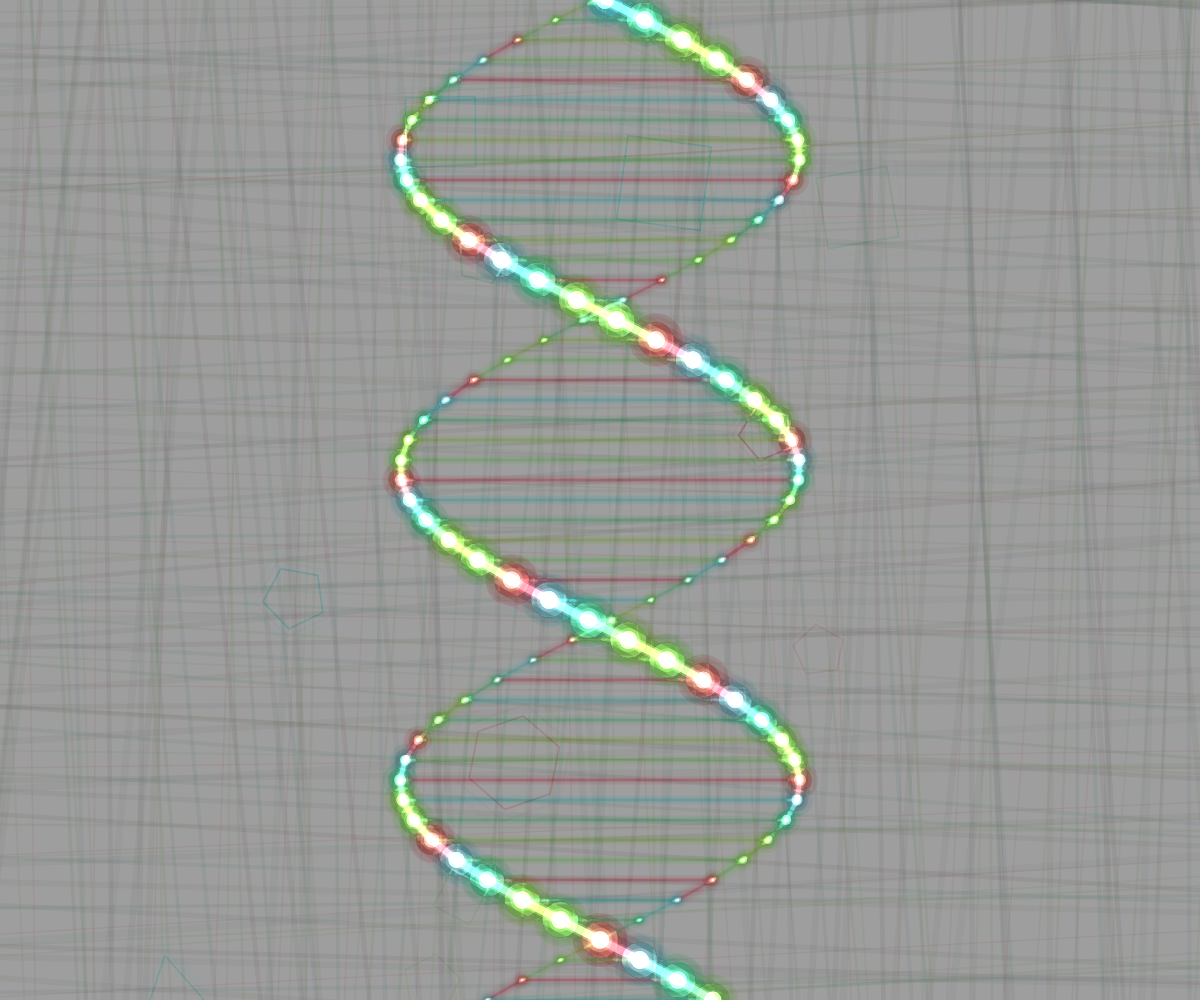
Frame 1 (no input)
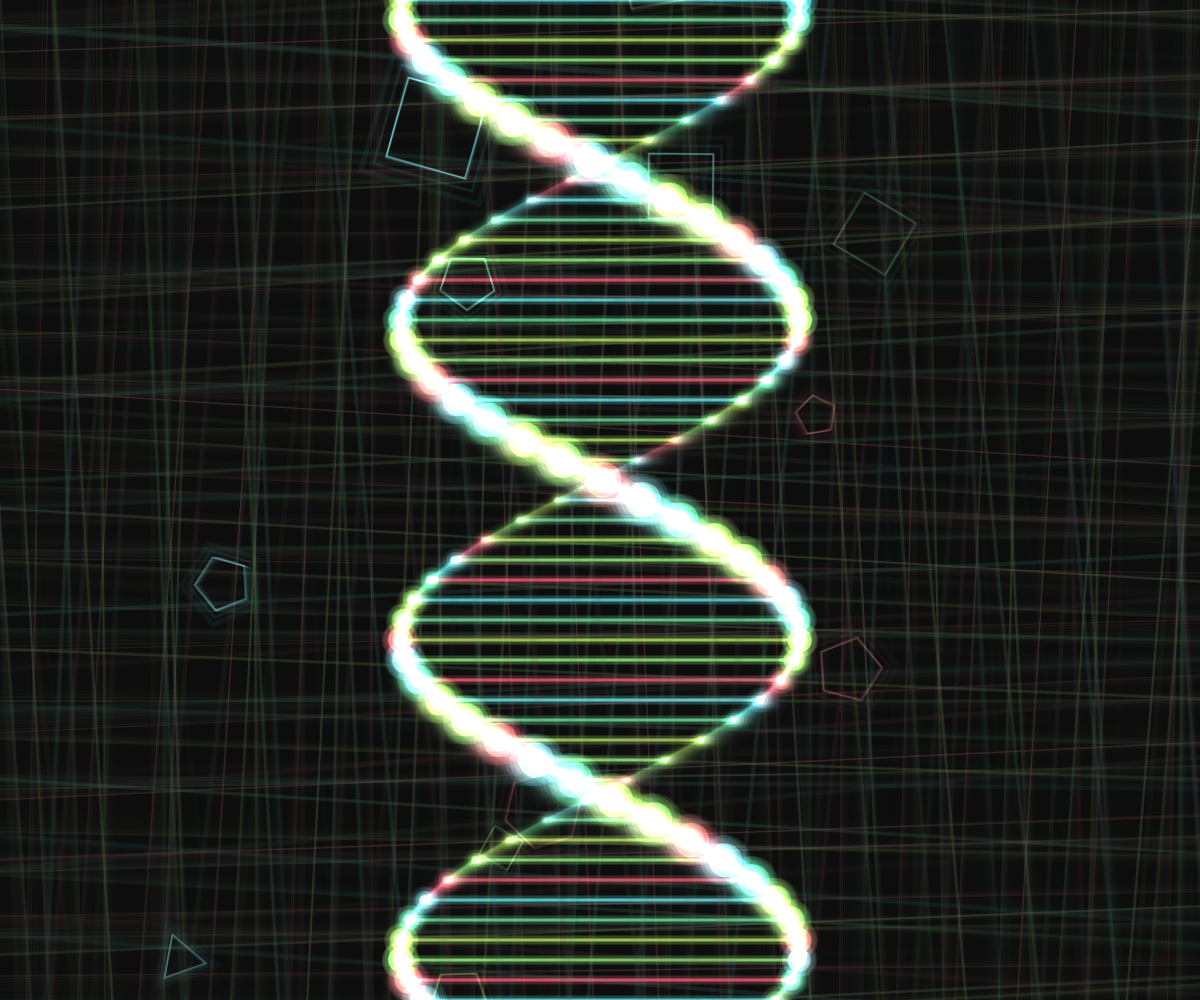
Frame 60 (no input)
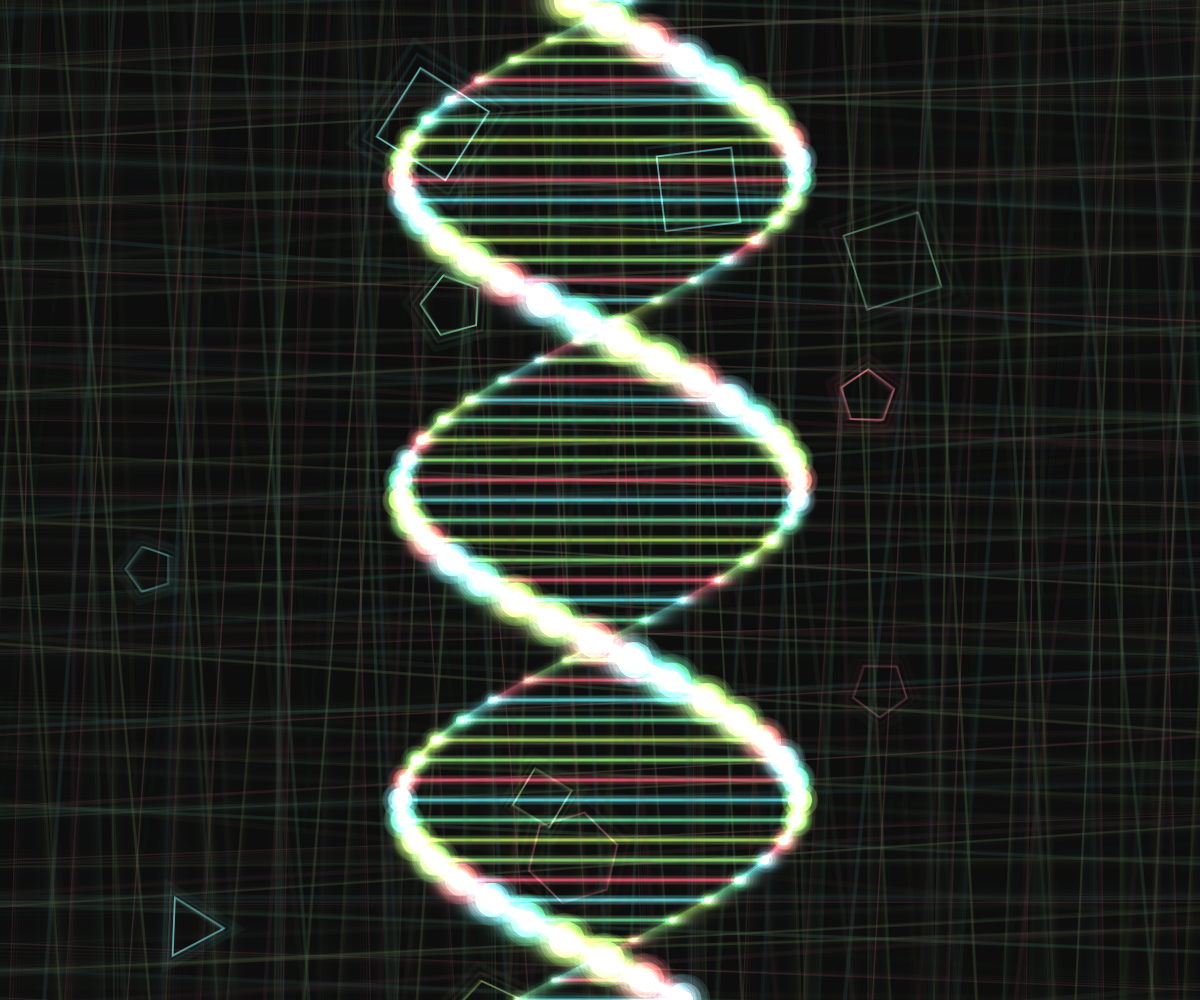
Frame 120 (the mouse pressed at the canvas centre since frame 60)

The p5.js sketch that drew these frames (run headless with seeded random() and noise() and a simulated clock; from frame 60 on, the mouse is pressed at the canvas centre):

// p5.js sketch
// ── sketch.js
// DNA Helix - Neon Style with DNA Grid Background
// Uses SCREEN blend mode for neon glow

let time = 0;
let numRungs = 50; // Number of horizontal connecting lines
let numGridLayers = 10; // Background grid layers
let shapes = [];
let numShapes = 12;

// DNA parameters
let helixAmplitude; // How wide the helix spreads
let helixFrequency = 0.01; // Vertical frequency of the wave
let rotationSpeed = 0.025; // How fast the helix rotates

// Vibrant Palette based on color_2.png (HSB values - boosted saturation)
let palette = [
    [181, 60, 96],   // Cyan (boosted)
    [144, 55, 92],   // Mint green (boosted)
    [84, 60, 95],    // Lime (boosted)
    [106, 50, 98],   // Green (boosted)
    [350, 65, 100]   // Pink (boosted)
];

function setup() {
    createCanvas(windowWidth, windowHeight);
    colorMode(HSB, 360, 100, 100, 100);
    helixAmplitude = min(width * 0.25, 200); // Cap at 200px to keep DNA thin

    // Create floating geometric shapes
    for (let i = 0; i < numShapes; i++) {
        shapes.push(new FloatingShape());
    }
}

function draw() {
    // Must reset blend mode before background to avoid washout
    blendMode(BLEND);

    // Dark grey background with motion trail
    background(0, 0, 5, 40);

    time += rotationSpeed;

    // Draw grid layers in background
    for (let layer = 0; layer < numGridLayers; layer++) {
        drawGridLayer(layer);
    }

    // Use ADD blend for main DNA glow effect
    blendMode(ADD);

    // Draw the main DNA structure on top
    drawDNA();

    // Draw floating geometric shapes
    for (let shape of shapes) {
        shape.update();
        shape.display();
    }

    blendMode(BLEND);
}

function drawGridLayer(layer) {
    let depthProgress = layer / (numGridLayers - 1); // 0 = back, 1 = front

    // Grid properties based on depth
    let layerGridSize = width * 0.08 * (1.5 - depthProgress * 0.8); // Larger grids in back
    let alpha = 3 + depthProgress * 12; // Brighter in front
    let brightness = 15 + depthProgress * 45; // Darker in back, brighter in front
    let lineThickness = width * 0.004 * (1.5 - depthProgress * 1.2); // Thicker in back, thinner in front
    let timeOffset = layer * 0.6;
    let waveAmount = width * 0.04 * (1.2 - depthProgress * 0.5); // More wave overall
    let speed = 2.0 + layer * 0.3; // Faster animation, varies by layer

    // Animated offset - each layer drifts differently
    let layerOffsetX = sin(time * 0.5 + layer * 0.8) * width * 0.03;
    let layerOffsetY = cos(time * 0.4 + layer * 0.6) * height * 0.03;

    // Cycle through colors for each layer
    let colorIndex = layer % palette.length;
    let col = palette[colorIndex];

    stroke(col[0], col[1] * 0.6, brightness, alpha);
    strokeWeight(max(0.5, lineThickness));

    // Vertical lines with more dynamic wave
    for (let x = layerOffsetX; x < width + layerGridSize; x += layerGridSize) {
        let wave1 = sin(time * speed + x * 0.008 + timeOffset) * waveAmount;
        let wave2 = cos(time * speed * 0.7 + x * 0.012) * waveAmount * 0.3;
        let offset = wave1 + wave2;
        line(x + offset, 0, x - offset * 0.8, height);
    }

    // Horizontal lines with more dynamic wave
    for (let y = layerOffsetY; y < height + layerGridSize; y += layerGridSize) {
        let wave1 = cos(time * speed + y * 0.008 + timeOffset) * waveAmount;
        let wave2 = sin(time * speed * 0.6 + y * 0.015) * waveAmount * 0.3;
        let offset = wave1 + wave2;
        line(0, y + offset, width, y - offset * 0.8);
    }
}

class FloatingShape {
    constructor() {
        this.reset();
    }

    reset() {
        this.x = random(width);
        this.y = random(height);
        this.size = random(width * 0.03, width * 0.1);
        this.rotation = random(TWO_PI);
        this.rotationSpeed = random(-0.02, 0.02);
        this.sides = floor(random(3, 7));
        this.colorIndex = floor(random(palette.length));
        this.alpha = random(15, 35);
        this.pulseSpeed = random(1, 2.5);
        this.pulsePhase = random(TWO_PI);
        this.velocityX = random(-width * 0.001, width * 0.001);
        this.velocityY = random(-width * 0.001, width * 0.001);
        this.depth = random(0.6, 1.2);
    }

    update() {
        this.x += this.velocityX * this.depth;
        this.y += this.velocityY * this.depth;
        this.rotation += this.rotationSpeed;

        // Wrap around edges
        if (this.x < -this.size) this.x = width + this.size;
        if (this.x > width + this.size) this.x = -this.size;
        if (this.y < -this.size) this.y = height + this.size;
        if (this.y > height + this.size) this.y = -this.size;
    }

    display() {
        let col = palette[this.colorIndex];
        let pulse = sin(time * this.pulseSpeed + this.pulsePhase) * 0.5 + 0.5;
        let currentSize = this.size * (0.85 + pulse * 0.3);
        let currentAlpha = this.alpha * (0.6 + pulse * 0.4);

        push();
        translate(this.x, this.y);
        rotate(this.rotation);

        // Outer glow
        for (let i = 2; i > 0; i--) {
            let glowAlpha = currentAlpha * 0.15 / i;
            let glowSize = currentSize * (1 + i * 0.25);

            noFill();
            stroke(col[0], col[1], col[2], glowAlpha);
            strokeWeight(width * 0.002 * i);
            this.drawPolygon(0, 0, glowSize / 2, this.sides);
        }

        // Main shape
        noFill();
        stroke(col[0], col[1] * 0.8, col[2], currentAlpha);
        strokeWeight(width * 0.0015);
        this.drawPolygon(0, 0, currentSize / 2, this.sides);

        pop();
    }

    drawPolygon(x, y, radius, sides) {
        beginShape();
        let angleStep = TWO_PI / sides;
        for (let i = 0; i < sides; i++) {
            let angle = i * angleStep - HALF_PI;
            vertex(x + cos(angle) * radius, y + sin(angle) * radius);
        }
        endShape(CLOSE);
    }
}

function drawDNA() {
    let centerX = width / 2;
    let strandSpacing = height / numRungs;

    // Store points for both strands
    let strand1Points = [];
    let strand2Points = [];

    // Calculate points along both vertical strands
    for (let i = 0; i <= numRungs; i++) {
        let y = i * strandSpacing;
        let phase = y * helixFrequency + time;

        // Two strands offset by PI (180 degrees) - creates the double helix
        let x1 = centerX + sin(phase) * helixAmplitude;
        let x2 = centerX + sin(phase + PI) * helixAmplitude;

        // Z-depth for 3D effect (determines which strand is in front)
        let z1 = cos(phase);
        let z2 = cos(phase + PI);

        strand1Points.push({ x: x1, y: y, z: z1 });
        strand2Points.push({ x: x2, y: y, z: z2 });
    }

    // Draw horizontal rungs (base pairs) - draw behind strands first
    for (let i = 0; i < strand1Points.length; i++) {
        let p1 = strand1Points[i];
        let p2 = strand2Points[i];

        // Color based on position
        let colorIndex = i % palette.length;
        let col = palette[colorIndex];

        // Vary alpha based on depth for 3D effect
        let avgZ = (p1.z + p2.z) / 2;
        let alpha = map(avgZ, -1, 1, 8, 35);
        let strokeW = map(avgZ, -1, 1, 1, 5);

        // Glow for rungs
        stroke(col[0], col[1], col[2], alpha * 0.4);
        strokeWeight(strokeW * 3);
        line(p1.x, p1.y, p2.x, p2.y);

        // Main rung line
        stroke(col[0], col[1], col[2], alpha);
        strokeWeight(strokeW);
        line(p1.x, p1.y, p2.x, p2.y);
    }

    // Draw vertical strands with glow
    drawStrand(strand1Points, 0);
    drawStrand(strand2Points, 2);
}

function drawStrand(points, colorOffset) {
    // Draw multiple glow layers for neon effect
    for (let g = 4; g > 0; g--) {
        let glowAlpha = map(g, 4, 0, 5, 25);
        let glowWeight = g * 10;

        noFill();
        for (let i = 0; i < points.length - 1; i++) {
            let p1 = points[i];
            let p2 = points[i + 1];

            let colorIndex = (i + colorOffset) % palette.length;
            let col = palette[colorIndex];

            // Depth-based alpha
            let avgZ = (p1.z + p2.z) / 2;
            let depthAlpha = map(avgZ, -1, 1, glowAlpha * 0.3, glowAlpha);

            stroke(col[0], col[1], col[2], depthAlpha);
            strokeWeight(glowWeight * map(avgZ, -1, 1, 0.4, 1.2));
            line(p1.x, p1.y, p2.x, p2.y);
        }
    }

    // Draw main strand line
    noFill();
    for (let i = 0; i < points.length - 1; i++) {
        let p1 = points[i];
        let p2 = points[i + 1];

        let colorIndex = (i + colorOffset) % palette.length;
        let col = palette[colorIndex];

        // Brightness and size based on z-depth
        let avgZ = (p1.z + p2.z) / 2;
        let alpha = map(avgZ, -1, 1, 15, 50);
        let weight = map(avgZ, -1, 1, 2, 8);

        stroke(col[0], col[1] * 0.8, col[2], alpha);
        strokeWeight(weight);
        line(p1.x, p1.y, p2.x, p2.y);
    }

    // Draw glowing nodes at each point
    for (let i = 0; i < points.length; i++) {
        let p = points[i];
        let colorIndex = (i + colorOffset) % palette.length;
        let col = palette[colorIndex];

        // Size and brightness based on depth
        let size = map(p.z, -1, 1, 6, 18);
        let alpha = map(p.z, -1, 1, 20, 60);

        noStroke();

        // Outer glow
        fill(col[0], col[1], col[2], alpha * 0.2);
        ellipse(p.x, p.y, size * 3, size * 3);

        // Middle glow
        fill(col[0], col[1], col[2], alpha * 0.4);
        ellipse(p.x, p.y, size * 2, size * 2);

        // Core
        fill(col[0], col[1] * 0.6, 100, alpha);
        ellipse(p.x, p.y, size, size);

        // Bright center
        fill(col[0], col[1] * 0.3, 100, alpha * 0.8);
        ellipse(p.x, p.y, size * 0.4, size * 0.4);
    }
}

function windowResized() {
    resizeCanvas(windowWidth, windowHeight);
    helixAmplitude = min(width * 0.25, 200); // Cap at 200px to keep DNA thin

    // Recreate shapes for new size
    shapes = [];
    for (let i = 0; i < numShapes; i++) {
        shapes.push(new FloatingShape());
    }
}

// ── style.css
* {
    margin: 0;
    padding: 0;
    box-sizing: border-box;
}

body {
    overflow: hidden;
    background-color: #0a0012;
    display: flex;
    justify-content: center;
    align-items: center;
    min-height: 100vh;
}

canvas {
    display: block;
}
